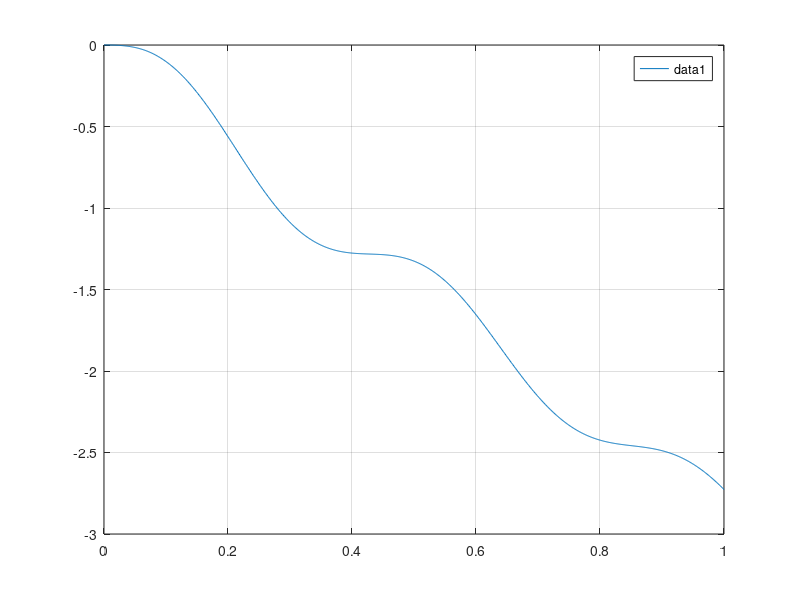

The MATLAB source for this figure:
clc;
clear all;
close all;
format long e;
% Dynamic Backward Euler problem 
%%%%%%%%%%%%%%%%%%%%%%%%%%%%%%%%%%%%%%%%%%%%%%%%
k_body_fl=28e3*0.69;
k_tyre_fl=260e3;%260
k_body_fr=28e3*0.69;
k_tyre_fr=260e3;
k_body_rl=16e3*0.82;
k_tyre_rl=260e3;
k_body_rr=16e3*0.82;
k_tyre_rr=260e3;
l_long_fl=1.395;
l_long_fr=1.395;
l_long_rl=1.596;
l_long_rr=1.596;
l_lat_fl=2*0.8458;
l_lat_fr=2*0.8458;
l_lat_rl=2*0.84;
l_lat_rr=2*0.84;
mass_Body=1936;
I_body_xx=6400;
I_body_yy=4800;
mass_wheel_fl=145/2;
mass_tyre_fl=30;
mass_wheel_fr=145/2;
mass_tyre_fr=30;
mass_wheel_rl=135/2;
mass_tyre_rl=30;
mass_wheel_rr=135/2;
mass_tyre_rr=30;
%%%%%%%%%%%%%%%%%%%%%%%%%%%%%%%%%%%%%%%%%%%%%%%%
tend=1;
u_init=0;
du_init=0;
%%%%%%%%%%%%%%%%%%%%%%%%%%%%%%%%%%%%%%%%%%%%%%%%
% System Mono
M=diag([mass_Body, I_body_xx, I_body_yy, mass_wheel_fl, mass_tyre_fl, mass_wheel_fr, mass_tyre_fr, mass_wheel_rl, mass_tyre_rl, mass_wheel_rr, mass_tyre_rr]);
K=[k_body_fl+k_body_fr+k_body_rl+k_body_rr, k_body_fl*l_lat_fl-k_body_fr*l_lat_fr+k_body_rl*l_lat_rl-k_body_rr*l_lat_rr, -k_body_fl*l_long_fl-k_body_fr*l_long_fr+k_body_rl*l_long_rl+k_body_rr*l_long_rr,  -k_body_fl, 0, -k_body_fr, 0, -k_body_rl, 0, -k_body_rr, 0;
   0  l_lat_fl*l_lat_fl*k_body_fl+l_lat_fr*l_lat_fr*k_body_fr+l_lat_rl*l_lat_rl*k_body_rl+l_lat_rr*l_lat_rr*k_body_rr, -l_long_fl*l_lat_fl*k_body_fl+l_lat_fr*l_long_fr*k_body_fr+l_long_rl*l_lat_rl*k_body_rl-l_long_rr*l_lat_rr*k_body_rr, -l_lat_fl*k_body_fl, 0, l_lat_fr*k_body_fr, 0, -l_lat_rl*k_body_rl, 0, l_lat_rr*k_body_rr, 0;
   0 0 l_long_fl*l_long_fl*k_body_fl+l_long_fr*l_long_fr*k_body_fr+l_long_rl*l_long_rl*k_body_rl+l_long_rr*l_long_rr*k_body_rr, l_long_fl*k_body_fl, 0 l_long_fr*k_body_fr 0 -l_long_rl*k_body_rl 0 -l_long_rr*k_body_rr 0; 
   0 0 0 k_body_fl+k_tyre_fl -k_tyre_fl 0 0 0 0 0 0;
   0 0 0 0 k_tyre_fl 0 0 0 0 0 0;
   0 0 0 0 0 k_body_fr+k_tyre_fr -k_tyre_fr 0 0 0 0;
   0 0 0 0 0 0 k_tyre_fr 0 0 0 0;
   0 0 0 0 0 0 0 k_body_rl+k_tyre_rl -k_tyre_rl 0 0;
   0 0 0 0 0 0 0 0 k_tyre_rl 0 0;
   0 0 0 0 0 0 0 0 0 k_body_rr+k_tyre_rr -k_tyre_rr;
   0 0 0 0 0 0 0 0 0 0 k_tyre_rr];
K=K+K'-diag(diag(K));
D = K *0;
%%%%%%%%%%%%%%%%%%%%%%%%%%%%%%%%%%%%%%%%%%%%%%%%
% Reduced System due to Dirichlet BC (fixed to road)
Kred = K;
Kred(:,11) = [];
Kred(11,:) = [];
Kred(:,9) = [];
Kred(9,:) = [];
Kred(:,7) = [];
Kred(7,:) = [];
Kred(:,5) = [];
Kred(5,:) = [];
Dred = D;
Dred(:,11) = [];
Dred(11,:) = [];
Dred(:,9) = [];
Dred(9,:) = [];
Dred(:,7) = [];
Dred(7,:) = [];
Dred(:,5) = [];
Dred(5,:) = [];
Mred = M;
Mred(:,11) = [];
Mred(11,:) = [];
Mred(:,9) = [];
Mred(9,:) = [];
Mred(:,7) = [];
Mred(7,:) = [];
Mred(:,5) = [];
Mred(5,:) = [];

% K(:,11) = [];
% K(11,:) = [];
% K(:,9) = [];
% K(9,:) = [];
% K(:,7) = [];
% K(7,:) = [];
% K(:,5) = [];
% K(5,:) = [];
% D(:,11) = [];
% D(11,:) = [];
% D(:,9) = [];
% D(9,:) = [];
% D(:,7) = [];
% D(7,:) = [];
% D(:,5) = [];
% D(5,:) = [];
% M(:,11) = [];
% M(11,:) = [];
% M(:,9) = [];
% M(9,:) = [];
% M(:,7) = [];
% M(7,:) = [];
% M(:,5) = [];
% M(5,:) = [];
%%%%%%%%%%%%%%%%%%%%%%%%%%%%%%%%%%%%%%%%%%%%%%%%
% Allocate memory
dim_system = length(M);
t=zeros(1000+1,1);
u_sol=zeros(1000+1,dim_system);
u_n_p_1=zeros(dim_system,1);
u_sol_red=zeros(1000+1,7);
u_n_p_1_red=zeros(7,1);
%%%%%%%%%%%%%%%%%%%%%%%%%%%%%%%%%%%%%%%%%%%%%%%%
h=1/(1000);
%%%%%%%%%%%%%%%%%%%%%%%%%%%%%%%%%%%%%%%%%%%%%%%%
u_n=[u_init; zeros(dim_system-1,1)];
u_n=[0;0;0; -0.04;0;-0.04;0;-0.01;0;-0.01;0];
u_n_m_1=[u_init; zeros(dim_system-1,1)]-h*[du_init; zeros(dim_system-1,1)];
u_n_red=[u_init; zeros(6,1)];
u_n_m_1_red=[u_init; zeros(6,1)]-h*[du_init; zeros(6,1)];
A=((1/(h*h))*M+(1/h)*D+K);
B=((2/(h*h))*M+(1/h)*D);
Ared=((1/(h*h))*Mred+(1/h)*Dred+Kred);
Bred=((2/(h*h))*Mred+(1/h)*Dred);
f_n_p_1=[1.1e3; zeros(dim_system-1,1)];
f_n_p_1_red=[1.1e3; zeros(6,1)];
%%%%%%%%%%%%%%%%%%%%%%%%%%%%%%%%%%%%%%%%%%%%%%%%
% Static solution
u_stat=Kred\f_n_p_1(1:7);
%%%%%%%%%%%%%%%%%%%%%%%%%%%%%%%%%%%%%%%%%%%%%%%%
% Eigenfrequency solution with bc
eigFreq=sqrt(eig(Kred,Mred))/2/pi;
%%%%%%%%%%%%%%%%%%%%%%%%%%%%%%%%%%%%%%%%%%%%%%%%
% Time loop
j=2;
idx = [1,2,3,4,6,8,10];
tic
for i = h:h:tend
    rhs = (B*u_n-((1/(h*h))*M)*u_n_m_1+f_n_p_1);
    u_n_p_1 = A\rhs;
    u_n_p_1_red=Ared\(Bred*u_n_red-((1/(h*h))*Mred)*u_n_m_1_red+f_n_p_1_red);
   % Get solution
    t(j)=i;   
    u_sol(j,:)=u_n_p_1;
    u_n_m_1=u_n;
    u_n    =u_n_p_1;
    u_sol_red(j,:)=u_n_p_1_red;
    u_n_m_1_red=u_n_red;
    u_n_red    =u_n_p_1_red;
    j=j+1;
end
toc
%%%%%%%%%%%%%%%%%%%%%%%%%%%%%%%%%%%%%%%%%%%%%%%%
% Some plots
figure();
plot(t,u_sol(:,1)); grid on;
%plot(t,u_sol_red(:,1)); grid on;
legend;
disp(u_sol(1001,1:11)')